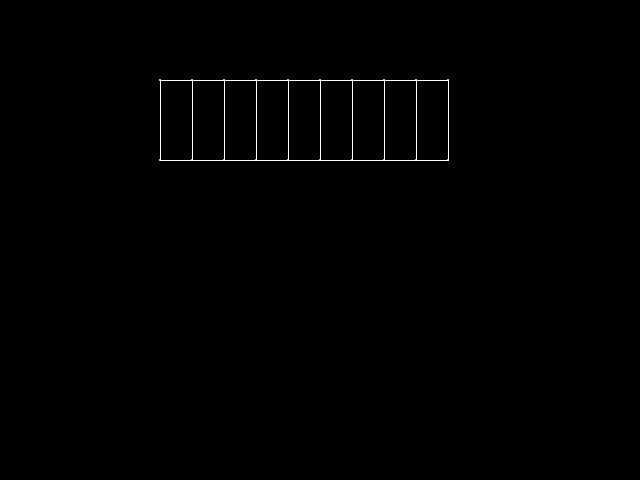
Frame 1 (no input)
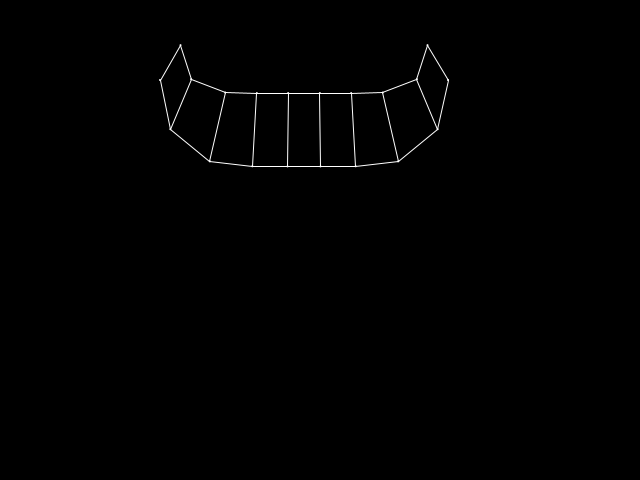
Frame 60 (the mouse pressed at the canvas centre just before this capture)
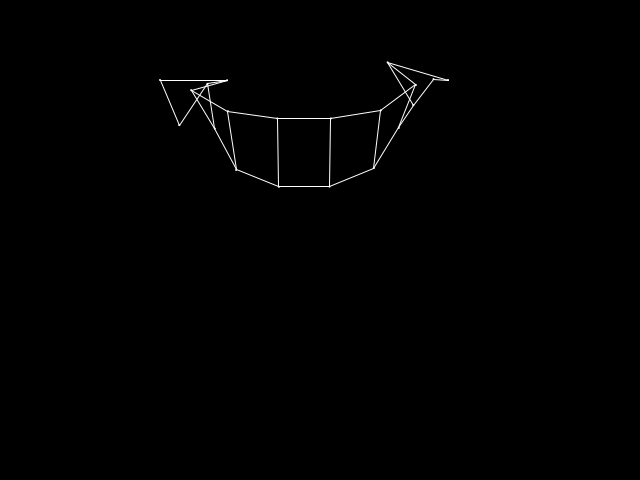
Frame 120 (the mouse held since frame 60 and released just before this capture)

The Processing sketch that drew these frames (run headless with seeded random() and noise(); from frame 60 on, the mouse is pressed at the canvas centre):

// Processing sketch: chains
// ── chains.pde
int ox, nx;
int oy, ny;
int w = 10;
int h = 2;
float sf;

ArrayList<Blob> b;

Chain c;

void setup() {
  size(640, 480);
  b = new ArrayList<Blob>();
  float gw=10;
  float gh=5;
  float xl=-gw/2;
  float xr=gw/2;
  float yh=0;
  float yl=-gh;
  sf = width/gw/2;
  float g= -10; // uniform gravity
  float a = float(w*h); // number of cells
  float s= 10/a; // uniform stiffness
  float m= 1/a; // uniform mass
  float d = 0.1; // uniform damping
  float l= gw/w; // uniform natural length
  for (int j = 0; j < h; j++ ) {
    for (int i = 0; i < w; i++ ) {

      Blob bn = new Blob(xl+i*gw/w, yl+j*gh/h, m, g, d);
      b.add(bn);
    }
  }

  b.get(0).fix();
  b.get(w-1).fix();

  c=new Chain();

  for (int j = 0; j<h; j++ ) {
    for (int i = 1; i<w; i++ ) {
      c.add(new Link(l, s, b.get(j*w+i-1), b.get(j*w+i)));
    }
  }
  for (int i = 0; i<w; i++ ) {
    for (int j = 1; j<h; j++ ) {
      c.add(new Link(l, s, b.get((j-1)*w+i), b.get(j*w+i)));
    }
  }
}

void draw() {
  background(0);
  float  dt = 1/frameRate;
  translate(width/2, height/2);
  scale(sf);
  for (Blob bn : b ) {
    bn.draw();
  }
  c.draw();
  for (Blob bn : b ) {
    bn.update(dt);
  }
  c.update(dt);
  ox = nx;
  oy = ny;
  nx = mouseX;
  ny = mouseY;
  if ( mousePressed ) {
    float vx = (nx - ox)/sf;
    float vy = (ny - oy)/sf;
    PVector v = new PVector(vx, vy);
    b.get((h-1)*w).applyImpulse(v,dt);
  }
}


// ── Blob.pde
class Blob {
  PVector pos, vel; // Position and velocity
  PVector weight ;
  Boolean fixed;
  float radius = 1; // radius
  float mass; // mass
  float gravity; // gravity
  float damp; // damping

    Blob(float x, float y, float m, float g, float d) {
    pos = new PVector(x, y);
    vel = new PVector(0, 0);
    fixed = false;
    mass = m;
    gravity = g;
    damp = d;
    weight = new PVector(0, -m*g);
  }

  void fix() {
    fixed = true;
  }

  void unfix() {
    fixed = false;
  }

  void update(float dt) {
    if ( ! fixed ) {
      pos.add(PVector.mult(vel, dt));
      vel.add(PVector.mult(weight, dt));
      vel.mult((1-damp/frameRate));
    }
  }
  
  void setVel(PVector v) {
    vel.add(v );
  }
  

  void draw() {
        noStroke();
        ellipse(pos.x, pos.y, radius*2/sf, radius*2/sf);
  }

  void applyImpulse(PVector f, float dt) {
    if ( ! fixed ) {
      PVector i=new PVector();
      i= f.get();
      i.mult(dt/mass);
      vel.add(i);
    }
  }
}


// ── Chain.pde
class Chain {
  ArrayList<Link> links;

  Chain() {
    links = new ArrayList<Link>();
  }

  void add(Link l) {
    links.add( l );
  }

  void draw() {
    for (Link l : links) {
      l.draw();
    }
  }

  void update(float dt) {
    PVector d;
    for (Link l : links) {
      d = PVector.sub(l.b2.pos, l.b1.pos);
      d.setMag(l.force());
      l.b1.applyImpulse(d, dt);
      d.mult(-1);
      l.b2.applyImpulse(d, dt);
      
    }
  }
}


// ── Link.pde
class Link {
  float nat_len; // natural length
  float lambda; // modulus of elasticity
  Blob b1, b2; // blobs at end of spring

  Link(float l, float a, Blob blob1, Blob blob2) {
    b1=blob1;
    b2=blob2;
    nat_len =l;
    lambda= a;
  }

  float length() {
    PVector d = PVector.sub(b1.pos, b2.pos);
    return(sqrt(d.x*d.x+d.y*d.y+d.z*d.z));
  }

  float extension() {
    return(length()-nat_len);
  }

  float force() {
    float l = sqrt((b1.pos.x - b2.pos.x )*(b1.pos.x-b2.pos.x)+(b1.pos.y-b2.pos.y)*(b1.pos.y-b2.pos.y));
    return(lambda*(l-nat_len)/nat_len);
  }

  void draw() {
    stroke(255);
    strokeWeight(1/sf);
    line(b1.pos.x, b1.pos.y, b2.pos.x, b2.pos.y);
  }
}
